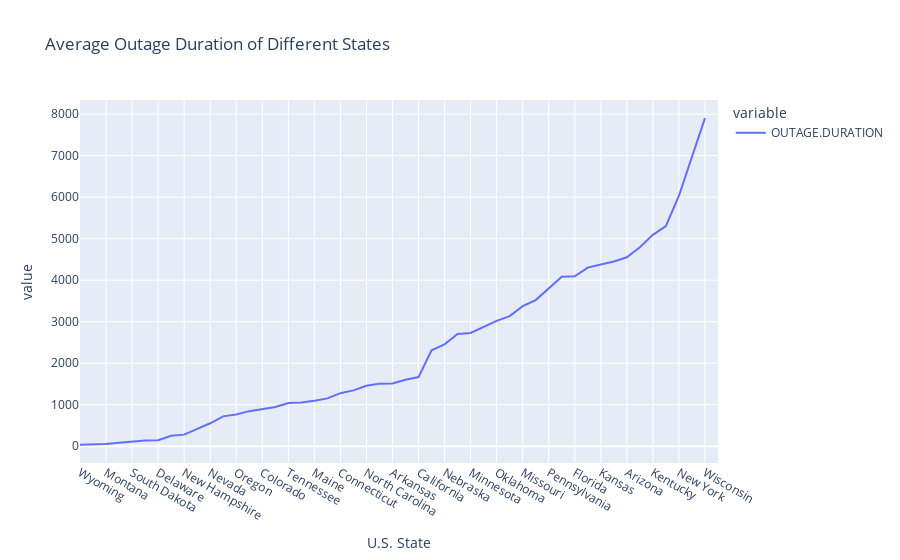

The code cell stored with this chart in its notebook:
### Markdown cell above
To further explore it, we calculate the average outage duration minutes of different states and plot a line graph.

### Code cell
# calculate the average duration for each states
avg_df = df.groupby('U.S._STATE')['OUTAGE.DURATION'].mean()
# sorted in ascending order
avg_df = avg_df.sort_values()
fig = px.line(avg_df, title = 'Average Outage Duration of Different States')
fig.update_layout(xaxis_title='U.S. State')
fig.show()
export_plotly_fig(fig, 'bivariate2.html')

### Figure 1 — Plotly figure (JSON) as saved in the notebook; plotly's stock layout.template omitted (floating-point values rounded to 4 significant figures)
{"data": [{"hovertemplate": "variable=OUTAGE.DURATION<br>U.S._STATE=%{x}<br>value=%{y}<extra></extra>", "legendgroup": "OUTAGE.DURATION", "line": {"color": "#636efa", "dash": "solid"}, "marker": {"symbol": "circle"}, "mode": "lines", "name": "OUTAGE.DURATION", "orientation": "v", "showlegend": true, "type": "scatter", "x": ["Wyoming", "Vermont", "Montana", "Mississippi", "South Dakota", "New Mexico", "Delaware", "Utah", "New Hampshire", "Idaho", "Nevada", "North Dakota", "Oregon", "Hawaii", "Colorado", "Massachusetts", "Tennessee", "Virginia", "Maine", "Alabama", "Connecticut", "Georgia", "North Carolina", "Washington", "Arkansas", "Illinois", "California", "Maryland", "Nebraska", "Texas", "Minnesota", "Ohio", "Oklahoma", "South Carolina", "Missouri", "Indiana", "Pennsylvania", "Louisiana", "Florida", "District of Columbia", "Kansas", "New Jersey", "Arizona", "Iowa", "Kentucky", "Michigan", "New York", "West Virginia", "Wisconsin", "Alaska"], "xaxis": "x", "y": [33.33, 35.44, 54, 84, 120, 140.4, 144.9, 250.2, 279.6, 414.6, 553.3, 720, 766.7, 845.4, 901.1, 944.2, 1042.0, 1051.0, 1097.0, 1153.0, 1279.0, 1345.0, 1457.0, 1508.0, 1514.0, 1602.0, 1666.0, 2313.0, 2456.0, 2705.0, 2728.0, 2868.0, 3019.0, 3135, 3374.0, 3522.0, 3812.0, 4085.0, 4095.0, 4304.0, 4376.0, 4451.0, 4553.0, 4794.0, 5094.0, 5303.0, 6035.0, 6979, 7904.0, null], "yaxis": "y"}], "layout": {"legend": {"title": {"text": "variable"}, "tracegroupgap": 0}, "title": {"text": "Average Outage Duration of Different States"}, "xaxis": {"anchor": "y", "domain": [0, 1], "title": {"text": "U.S. State"}}, "yaxis": {"anchor": "x", "domain": [0, 1], "title": {"text": "value"}}}}
